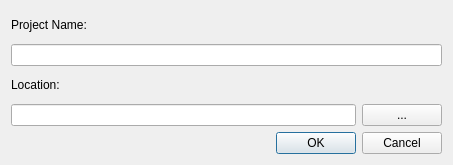
<?xml version="1.0" encoding="UTF-8"?>
<ui version="4.0">
 <class>NewProject</class>
 <widget class="QWidget" name="NewProject">
  <property name="geometry">
   <rect>
    <x>0</x>
    <y>0</y>
    <width>453</width>
    <height>165</height>
   </rect>
  </property>
  <property name="windowTitle">
   <string>New Project</string>
  </property>
  <layout class="QGridLayout" name="gridLayout_2">
   <item row="1" column="0">
    <widget class="QDialogButtonBox" name="buttonBox">
     <property name="enabled">
      <bool>true</bool>
     </property>
     <property name="standardButtons">
      <set>QDialogButtonBox::Cancel|QDialogButtonBox::Ok</set>
     </property>
    </widget>
   </item>
   <item row="0" column="0">
    <layout class="QGridLayout" name="gridLayout">
     <item row="0" column="0">
      <widget class="QLabel" name="name_label">
       <property name="text">
        <string>Project Name:</string>
       </property>
      </widget>
     </item>
     <item row="3" column="1">
      <widget class="QPushButton" name="browser_btn">
       <property name="text">
        <string>...</string>
       </property>
      </widget>
     </item>
     <item row="2" column="0">
      <widget class="QLabel" name="location_label">
       <property name="text">
        <string>Location:</string>
       </property>
      </widget>
     </item>
     <item row="3" column="0">
      <widget class="QLineEdit" name="location_lineEdit"/>
     </item>
     <item row="1" column="0" colspan="2">
      <widget class="QLineEdit" name="name_lineEdit"/>
     </item>
    </layout>
   </item>
  </layout>
 </widget>
 <resources/>
 <connections/>
</ui>
